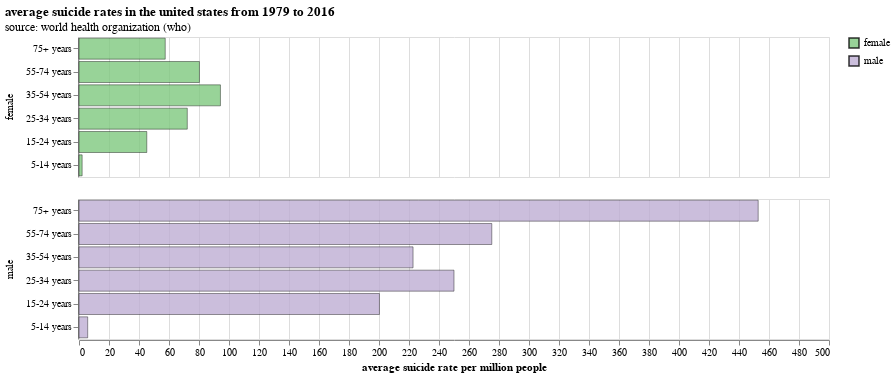

The code cell stored with this chart in its notebook:
### Code cell
import altair as alt

alt.theme.enable('ggplot2')

age_labels = ['75+ years', '55-74 years', '35-54 years', '25-34 years', '15-24 years', '5-14 years']

alt.Chart(
    us_avg_rates,
    title=alt.Title(
        'average suicide rates in the united states from 1979 to 2016',
        subtitle=['source: world health organization (who)']
    ),
    width=750,
    height=140,
).mark_bar(
    stroke='black',
    strokeWidth=0.5,
    opacity=0.8,
).encode(
    x=alt.X('avg_rate', title='average suicide rate per million people'),
    y=alt.Y('age:O', title='', sort=alt.Sort(age_labels)),
    row=alt.Row('sex', title=''),
    color=alt.Color('sex:N', title='', scale=alt.Scale(scheme='accent')),
    tooltip='custom_tooltip:N',
).transform_calculate(
    custom_tooltip='datum.age + " – " + datum.avg_rate + " suicides per million people"',
)

### Figure 1 — Vega-Lite specification as saved in the notebook (floating-point values rounded to 4 significant figures)
{"usermeta": {"embedOptions": {"theme": "ggplot2"}}, "config": {"view": {"continuousWidth": 300, "continuousHeight": 300}}, "data": {"name": "data-7047ace22758cdcffd95e72a0f72c4a0"}, "mark": {"type": "bar", "opacity": 0.8, "stroke": "black", "strokeWidth": 0.5}, "encoding": {"color": {"field": "sex", "scale": {"scheme": "accent"}, "title": "", "type": "nominal"}, "row": {"field": "sex", "title": "", "type": "nominal"}, "tooltip": {"field": "custom_tooltip", "type": "nominal"}, "x": {"field": "avg_rate", "title": "average suicide rate per million people", "type": "quantitative"}, "y": {"field": "age", "sort": ["75+ years", "55-74 years", "35-54 years", "25-34 years", "15-24 years", "5-14 years"], "title": "", "type": "ordinal"}}, "height": 140, "title": {"text": "average suicide rates in the united states from 1979 to 2016", "subtitle": ["source: world health organization (who)"]}, "transform": [{"calculate": "datum.age + \" – \" + datum.avg_rate + \" suicides per million people\"", "as": "custom_tooltip"}], "width": 750, "$schema": "https://vega.github.io/schema/vega-lite/v5.20.1.json", "datasets": {"data-7047ace22758cdcffd95e72a0f72c4a0": [{"country": "United States of America", "age": "75+ years", "sex": "male", "avg_rate": 452.8}, {"country": "United States of America", "age": "55-74 years", "sex": "male", "avg_rate": 275.2}, {"country": "United States of America", "age": "25-34 years", "sex": "male", "avg_rate": 250.0}, {"country": "United States of America", "age": "35-54 years", "sex": "male", "avg_rate": 222.7}, {"country": "United States of America", "age": "15-24 years", "sex": "male", "avg_rate": 200.3}, {"country": "United States of America", "age": "35-54 years", "sex": "female", "avg_rate": 94.3}, {"country": "United States of America", "age": "55-74 years", "sex": "female", "avg_rate": 80.3}, {"country": "United States of America", "age": "25-34 years", "sex": "female", "avg_rate": 72.2}, {"country": "United States of America", "age": "75+ years", "sex": "female", "avg_rate": 57.5}, {"country": "United States of America", "age": "15-24 years", "sex": "female", "avg_rate": 45.2}, {"country": "United States of America", "age": "5-14 years", "sex": "male", "avg_rate": 5.8}, {"country": "United States of America", "age": "5-14 years", "sex": "female", "avg_rate": 2.1}]}}
